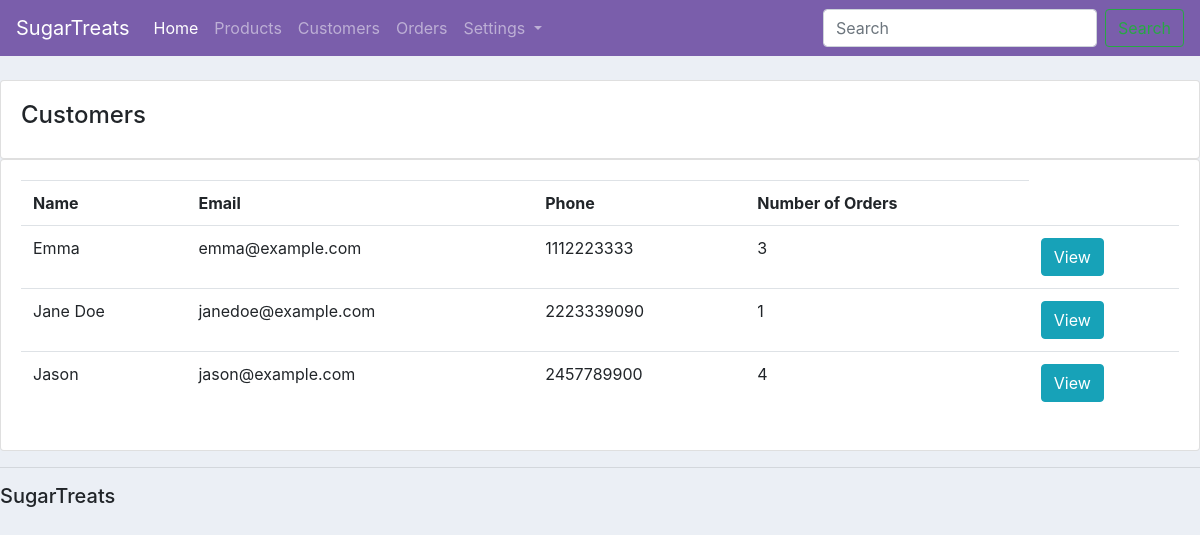
Before: /customers/ with the older database file.
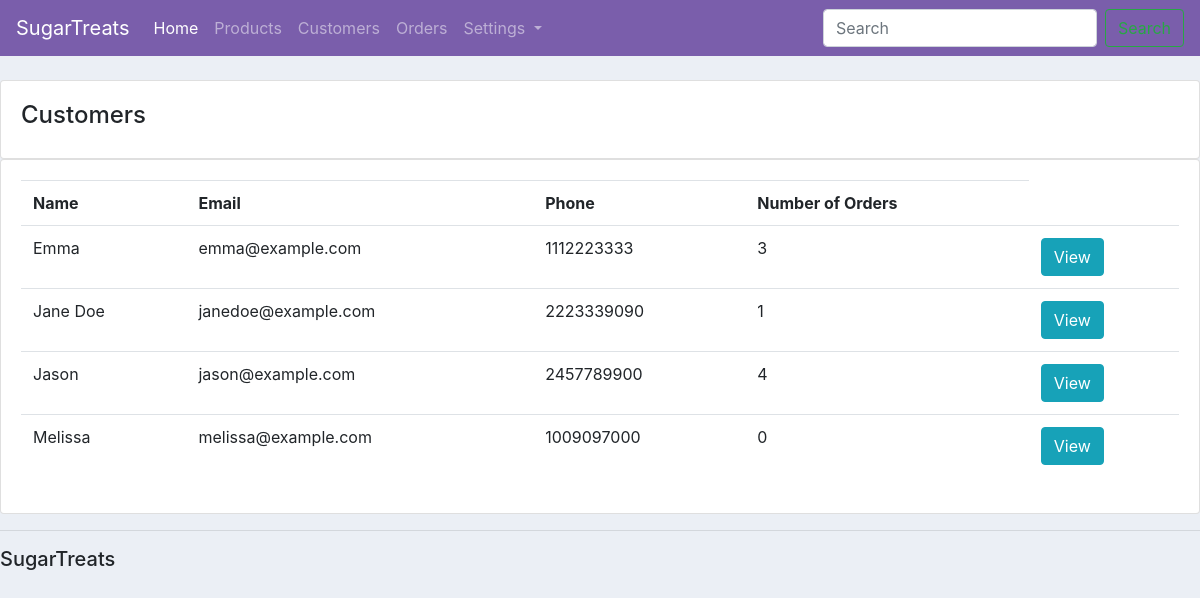
After: the same page with the newer database file.
### ecomm/models.py (models this page shows, shortened)
class Customer(models.Model):
    name = models.CharField(max_length=200, null=True)
    email = models.EmailField(null=True)
    phone = models.CharField(max_length=200, null=True)
    date_created = models.DateTimeField(auto_now_add=True, null=True)

### ecomm/views.py (the view)
# urls.py: path("customers/", views.customers, name = "customers"),
def customers(request):
    customers = Customer.objects.all().order_by("name")
    context = {"customers": customers}
    return render(request, "ecomm/customers.html", context)

### ecomm/templates/ecomm/customers.html
{% extends "ecomm/main.html" %}
{% block content %}
<br>
<div class = "row">
    <div class ="col-md">
        <div class = "card card-body">
            <h4>Customers</h4>
        </div>
        <div class = "card card-body">
            <table class = "table">
                <tr>
                    <th>Name</th>
                    <th>Email</th>
                    <th>Phone</th>
                    <th>Number of Orders</th>
                </tr>
                {% for customer in customers %}
                    <tr>
                        <td>{{customer.name}}</td>
                        <td>{{customer.email}}</td>
                        <td>{{customer.phone}}</td>
                        <td>{{customer.orders.count}}</td>
                        <td><a class = "btn btn-small btn-info" href="{% url 'profile' customer.id %}">View</a></td>
                    </tr>
                {% endfor %}
            </table>
        </div>
    </div>
</div>
{% endblock content %}

Changed rows visible on the page:
added Customer: name "Melissa", email "melissa@example.com", phone "1009097000", orders.count "0"
